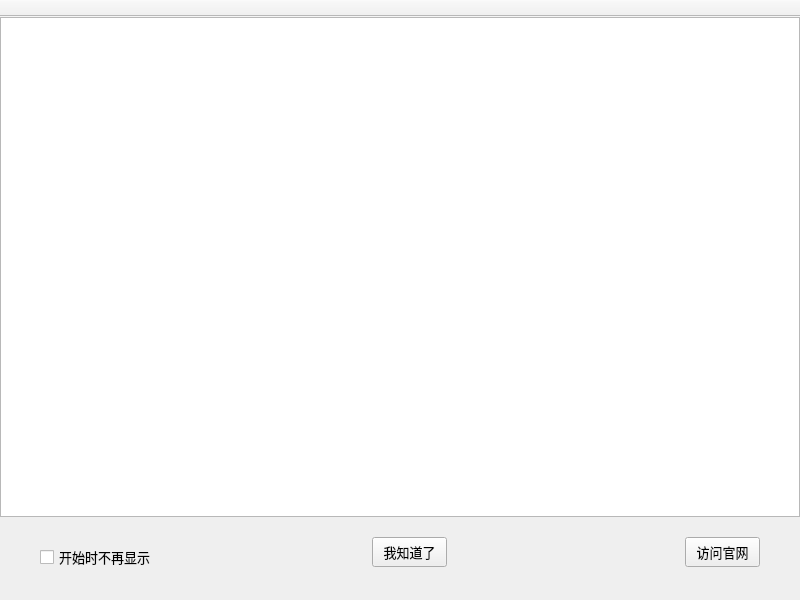
<?xml version="1.0" encoding="UTF-8"?>
<ui version="4.0">
 <class>TaoHelpTemplate</class>
 <widget class="QMainWindow" name="TaoHelpTemplate">
  <property name="windowModality">
   <enum>Qt::ApplicationModal</enum>
  </property>
  <property name="geometry">
   <rect>
    <x>0</x>
    <y>0</y>
    <width>800</width>
    <height>600</height>
   </rect>
  </property>
  <property name="windowTitle">
   <string/>
  </property>
  <widget class="QWidget" name="centralwidget">
   <widget class="QPushButton" name="btnClose">
    <property name="geometry">
     <rect>
      <x>372</x>
      <y>520</y>
      <width>75</width>
      <height>30</height>
     </rect>
    </property>
    <property name="font">
     <font>
      <family>宋体</family>
      <pointsize>10</pointsize>
     </font>
    </property>
    <property name="text">
     <string>我知道了</string>
    </property>
   </widget>
   <widget class="QCheckBox" name="chkBoxDisplay">
    <property name="geometry">
     <rect>
      <x>40</x>
      <y>520</y>
      <width>131</width>
      <height>40</height>
     </rect>
    </property>
    <property name="font">
     <font>
      <family>宋体</family>
      <pointsize>10</pointsize>
     </font>
    </property>
    <property name="text">
     <string>开始时不再显示</string>
    </property>
   </widget>
   <widget class="QPushButton" name="btnVisitWeb">
    <property name="geometry">
     <rect>
      <x>685</x>
      <y>520</y>
      <width>75</width>
      <height>30</height>
     </rect>
    </property>
    <property name="font">
     <font>
      <family>宋体</family>
      <pointsize>10</pointsize>
     </font>
    </property>
    <property name="text">
     <string>访问官网</string>
    </property>
   </widget>
   <widget class="QTextBrowser" name="txtBrowserHelpContent">
    <property name="geometry">
     <rect>
      <x>0</x>
      <y>0</y>
      <width>800</width>
      <height>500</height>
     </rect>
    </property>
    <property name="openExternalLinks">
     <bool>true</bool>
    </property>
   </widget>
  </widget>
  <widget class="QMenuBar" name="menubar">
   <property name="geometry">
    <rect>
     <x>0</x>
     <y>0</y>
     <width>800</width>
     <height>23</height>
    </rect>
   </property>
  </widget>
  <widget class="QToolBar" name="mainToolBar">
   <property name="windowTitle">
    <string>toolBar</string>
   </property>
   <property name="movable">
    <bool>false</bool>
   </property>
   <attribute name="toolBarArea">
    <enum>TopToolBarArea</enum>
   </attribute>
   <attribute name="toolBarBreak">
    <bool>false</bool>
   </attribute>
  </widget>
 </widget>
 <resources/>
 <connections/>
</ui>
